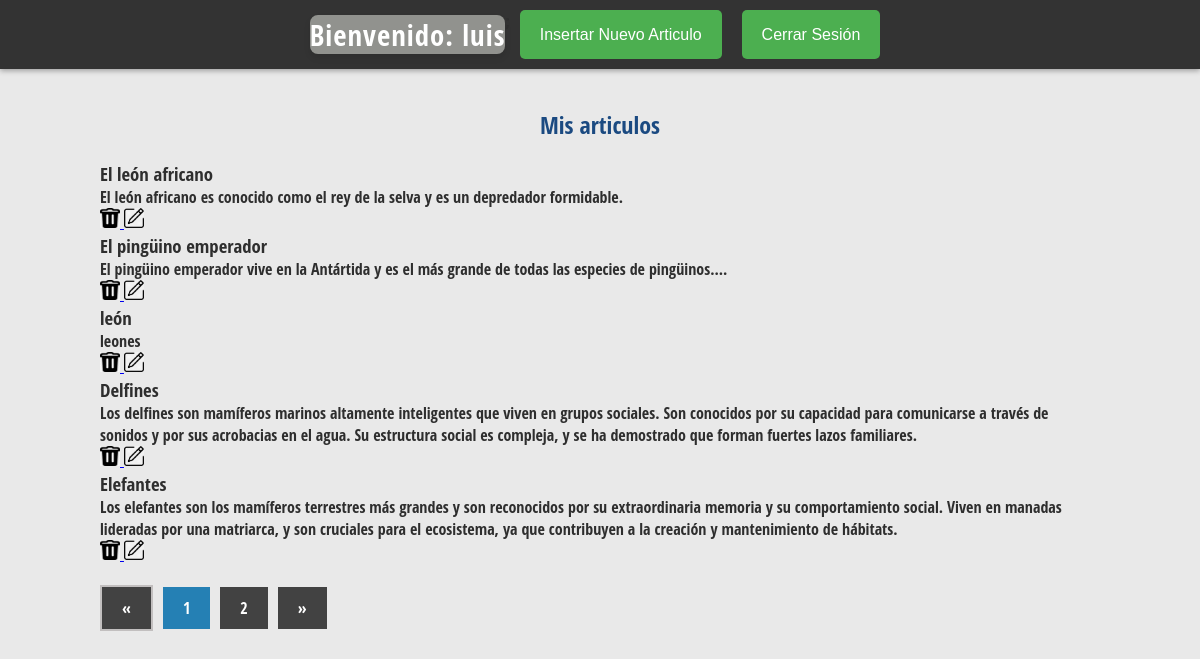
/ (signed in), run on the app's committed database.
### tables this page shows
CREATE TABLE `articles` (
  `id` int(11) NOT NULL,
  `titol` varchar(255) NOT NULL,
  `cos` text NOT NULL,
  `usuario_id` int(11) DEFAULT NULL,
  `created_at` timestamp NOT NULL DEFAULT current_timestamp()
);

### modelo/articuloModel.php (called while the page is built, shortened)
<?php
function limit_articulos_por_pagina($start, $articlesPerPage, $usuario_id = null)
{
    $pdo = connectarBD();
    if ($usuario_id !== null) {
        $sql = "SELECT * FROM articles WHERE usuario_id = :usuario_id LIMIT :start, :articlesPerPage";
        $stmt = $pdo->prepare($sql);
        $stmt->bindParam(':usuario_id', $usuario_id, PDO::PARAM_INT);
        $stmt->bindParam(':start', $start, PDO::PARAM_INT);
        $stmt->bindParam(':articlesPerPage', $articlesPerPage, PDO::PARAM_INT);
    } else {
        $sql = "SELECT * FROM articles LIMIT :start, :articlesPerPage";
        $stmt = $pdo->prepare($sql);
        $stmt->bindParam(':start', $start, PDO::PARAM_INT);
        $stmt->bindParam(':articlesPerPage', $articlesPerPage, PDO::PARAM_INT);
    }
    $stmt->execute();
    $articles = $stmt->fetchAll();
    return $articles;
}
function contarArticulos($usuario_id = null)
{
    $pdo = connectarBD();
    if ($usuario_id) {
        $sql = "SELECT COUNT(*) FROM articles WHERE usuario_id = :usuario_id";
        $stmt = $pdo->prepare($sql);
        $stmt->bindParam(':usuario_id', $usuario_id, PDO::PARAM_INT);
    } else {
        $sql = "SELECT COUNT(*) FROM articles";
        $stmt = $pdo->prepare($sql);
    }
    $stmt->execute();
    $count = $stmt->fetchColumn();
    return $count;
}

### vista/articles/Mostrar.php (the view, shortened to what this page needs)
<?php
function listarArticulos($articles, $accion = null)
{
    if (!empty($articles)) {
        if ($accion == 'editar') echo "<h1>Mis articulos</h1>";
        else echo '<h1>Todos los articulos</h1>';
        foreach ($articles as $article) {
            $titulo = htmlspecialchars($article['titol']);
            $contenido = htmlspecialchars($article['cos']);
            echo <<<HTML
        <div>
            <h3>$titulo</h3>
            <p>$contenido</p>
        </div>
HTML;
            if ($accion == 'editar') {
                echo "<a href='modelo/articuloModel.php?action=eliminar&id=" . $article['id'] . "' onclick='return confirmarEliminacion()'>
                <img src='./vista/imagenes/iconos/eliminar.png' alt='Eliminar' width='20' height='20'>
          </a>";
          echo "<a href='./vista/articles/modificarArticulo.vista.php?id=" . $article['id'] . "'>
          <img src='./vista/imagenes/iconos/editar.png' alt='Editar' width='20' height='20'>
        </a>";
            }
        }
    } else {
        echo <<<HTML
    <p>No hi ha articles disponibles.</p>
HTML;
    }
}
?>

### index.php (shortened to what this page needs)
<!DOCTYPE html>
<html lang="en">
<head>
    <link rel="stylesheet" href="vista/estils/estils_Index.css">
</head>
<body>
    <?php
    if (!isset($_SESSION['nombre_usuario'])) {
        echo <<<HTML
        <div class="inicio">
         <button onclick="location.href='vista/usuaris/inicioSesion.form.php'">Iniciar Sesión</button>
         <button onclick="location.href='vista/usuaris/crearUsuario.php'">Registrarse</button>
         </div>
HTML;
        include_once 'vista/articles/vistaArticulos.php';
    } else {
        $nombre = $_SESSION['nombre_usuario'];
        echo <<<HTML
    <div class="inicio">
    <h2>Bienvenido: $nombre </h2>;
    <button onclick="location.href='vista/articles/insertar.php'">Insertar Nuevo Articulo</button>
    <button onclick="location.href='modelo/user/cerrarSesion.php'">Cerrar Sesión</button>
  </div>
HTML;
        include_once 'vista/articles/vistaArticulos.php';
    }
    ?>
</body>
</html>

### vista/articles/vistaArticulos.php (shortened to what this page needs)
<!DOCTYPE html>
<html lang="en">
<head>
    <link rel="stylesheet" href="vista/estils/estils_Index.css">
</head>
<body>
    <div class="contenidor">
        <br>
        <br>
        <br>
        <br>
        <section class="articles">
            <ul>
                <?php
                $pagina = isset($_GET['page']) ? (int)$_GET['page'] : 1;
                $start = ($pagina > 1) ? ($pagina * ARTICULOS_POR_PAGINA) - ARTICULOS_POR_PAGINA : 0;
                require_once 'modelo/articuloModel.php';
                $user_id = isset($_SESSION['usuario_id']) ? $_SESSION['usuario_id'] : null;
                if (isset($user_id) && $user_id != null) {
                    $articles = limit_articulos_por_pagina($start, ARTICULOS_POR_PAGINA, $user_id);
                    require_once 'vista/articles/Mostrar.php';
                    listarArticulos($articles, 'editar');
                } else {
                    $articles = limit_articulos_por_pagina($start, ARTICULOS_POR_PAGINA);
                    require_once 'vista/articles/Mostrar.php';
                    listarArticulos($articles);
                }
                ?>
            </ul>
        </section>
        <section class="paginacio">
            <ul>
                <?php
                $totalArticles = contarArticulos($user_id);
                $totalPages = ceil($totalArticles / ARTICULOS_POR_PAGINA);
                if ($pagina > 1) {
                    echo '<li><a href="?page=' . ($pagina - 1) . '">&laquo;</a></li>';
                } else {
                    echo '<li class="disabled"><a href="#">&laquo;</a></li>';
                }
                for ($i = 1; $i <= $totalPages; $i++) {
                    if ($pagina == $i) {
                        echo '<li class="active"><a href="?page=' . $i . '">' . $i . '</a></li>';
                    } else {
                        echo '<li><a href="?page=' . $i . '">' . $i . '</a></li>';
                    }
                }
                if ($pagina < $totalPages) {
                    echo '<li><a href="?page=' . ($pagina + 1) . '">&raquo;</a></li>';
                } else {
                    echo '<li class="disabled"><a href="#">&raquo;</a></li>';
                }
                ?>
            </ul>
        </section>
    </div>
</body>
</html>

### vista/estils/estils_Index.css (style rules this page uses)
* { margin: 0; padding: 0; -webkit-box-sizing: border-box; -moz-box-sizing: border-box; box-sizing: border-box; }
.inicio { position: fixed; top: 0; width: 100%; background-color: #333; padding: 10px 0; display: flex; justify-content: center; z-index: 1000; box-shadow: 0px 2px 5px rgba(0, 0, 0, 0.3); }
h2 { background-color: #91928e; color: #ffffff; font-family: 'Open Sans Condensed', sans-serif; border-radius: 8px; text-align: center; font-size: 1.8em; letter-spacing: 1px; box-shadow: 0 4px 6px rgba(0, 0, 0, 0.1); margin: 5px 0; }
.inicio button { background-color: #4CAF50; color: white; border: none; padding: 10px 20px; margin: 0 10px; font-size: 16px; cursor: pointer; transition: background-color 0.3s ease; border-radius: 5px; }
body { background: #e9e9e9; color: #2e2e2e; font-family: 'Open Sans Condensed', sans-serif; }
.contenidor { width: 90%; max-width: 1000px; margin: auto; }
h1 { margin: 20px 0; text-align: center; font-family: 'Open Sans Condensed', sans-serif; color: #1b4a81; font-weight: black; }
.contenidor .articles { margin-bottom: 20px; }
.contenidor .articles ul { list-style: none; }
.paginacio ul { list-style: none; }
.paginacio ul li { display: inline-block; margin-right: 10px; }
.paginacio ul .active a { background: #2580b4; }
.paginacio ul .disabled { background: #c2bfbf; display: inline-block; font-family: 'Open Sans Condensed', sans-serif; padding: 2px 2px; cursor:not-allowed; color:#fff; text-decoration: none; }
.paginacio ul li a { display: inline-block; font-family: 'Open Sans Condensed', sans-serif; padding: 10px 20px; background: #424242;; color:#fff; text-decoration: none; }

### data on the page
articles: titol "El león africano", cos "El león africano es conocido como el rey de la selva y es un depredador formidable."
articles: titol "El pingüino emperador", cos "El pingüino emperador vive en la Antártida y es el más grande de todas las especies de pingüinos...."
articles: titol "león", cos "leones"
articles: titol "Delfines", cos "Los delfines son mamíferos marinos altamente inteligentes que viven en grupos sociales. Son conocidos por su capacidad para comunicarse a través de sonidos y por sus acrobacias en el agua. Su estructura social es compleja, y se ha demostrado que forman fuertes lazos familiares."
articles: titol "Elefantes", cos "Los elefantes son los mamíferos terrestres más grandes y son reconocidos por su extraordinaria memoria y su comportamiento social. Viven en manadas lideradas por una matriarca, y son cruciales para el ecosistema, ya que contribuyen a la creación y mantenimiento de hábitats."

### other printed values
$nombre "luis"
